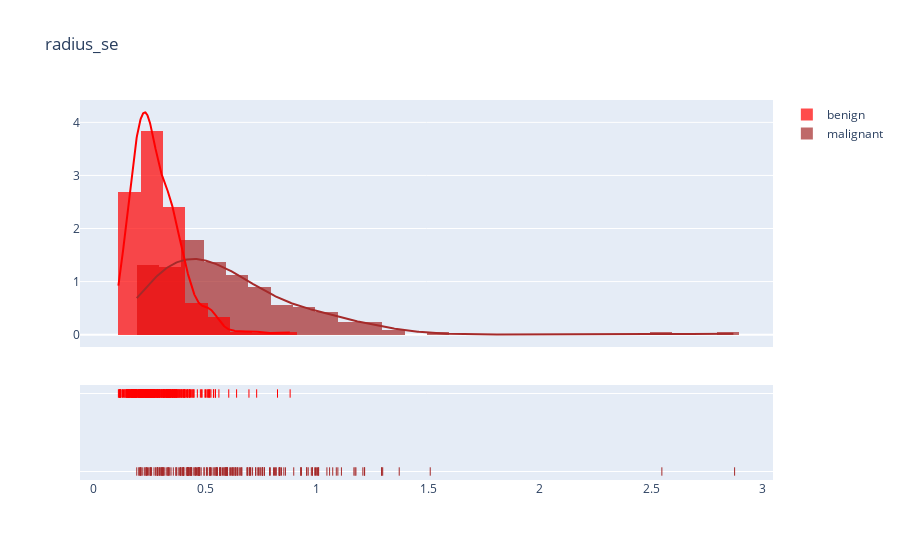
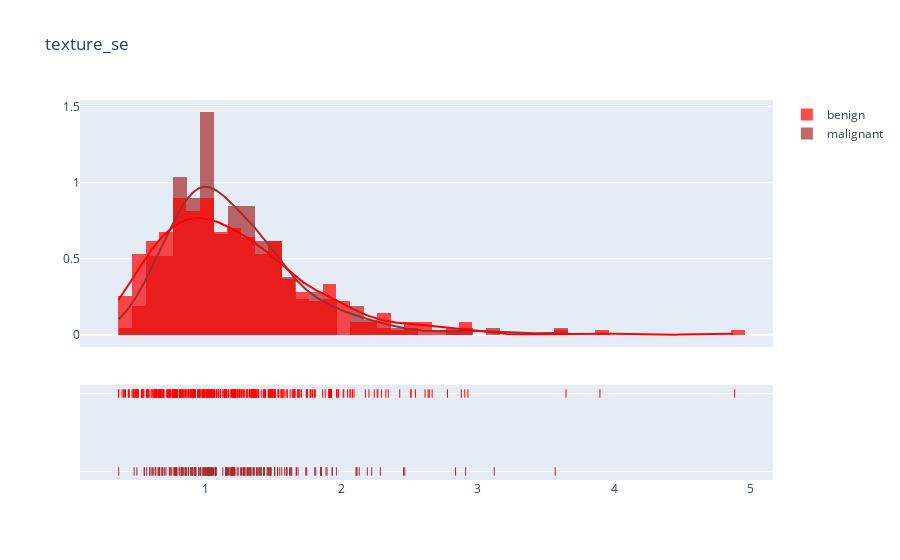

The notebook cell these images were saved under, in order:
### Code cell
#plot distribution 'se'
plot_distribution('radius_se', .1)
plot_distribution('texture_se', .1)
plot_distribution('perimeter_se', .5)
plot_distribution('area_se', 5)

### Figure 1 — Plotly figure (JSON) as saved in the notebook; plotly's stock layout.template omitted (floating-point values rounded to 4 significant figures; data arrays with more than 128 entries replaced by an {"elided": "..."} marker saying what was removed)
{"data": [{"autobinx": false, "histnorm": "probability density", "legendgroup": "malignant", "marker": {"color": "brown"}, "name": "malignant", "opacity": 0.7, "type": "histogram", "x": {"elided": "212 float values"}, "xaxis": "x", "xbins": {"end": 2.873, "size": 0.1, "start": 0.1938}, "yaxis": "y"}, {"autobinx": false, "histnorm": "probability density", "legendgroup": "benign", "marker": {"color": "red"}, "name": "benign", "opacity": 0.7, "type": "histogram", "x": {"elided": "357 float values"}, "xaxis": "x", "xbins": {"end": 0.8811, "size": 0.1, "start": 0.1115}, "yaxis": "y"}, {"legendgroup": "malignant", "marker": {"color": "brown"}, "mode": "lines", "name": "malignant", "showlegend": false, "type": "scatter", "x": {"elided": "500 float values"}, "xaxis": "x", "y": {"elided": "500 float values"}, "yaxis": "y"}, {"legendgroup": "benign", "marker": {"color": "red"}, "mode": "lines", "name": "benign", "showlegend": false, "type": "scatter", "x": {"elided": "500 float values"}, "xaxis": "x", "y": {"elided": "500 float values"}, "yaxis": "y"}, {"legendgroup": "malignant", "marker": {"color": "brown", "symbol": "line-ns-open"}, "mode": "markers", "name": "malignant", "showlegend": false, "type": "scatter", "x": {"elided": "212 float values"}, "xaxis": "x", "y": {"elided": "212 str values"}, "yaxis": "y2"}, {"legendgroup": "benign", "marker": {"color": "red", "symbol": "line-ns-open"}, "mode": "markers", "name": "benign", "showlegend": false, "type": "scatter", "x": {"elided": "357 float values"}, "xaxis": "x", "y": {"elided": "357 str values"}, "yaxis": "y2"}], "layout": {"barmode": "overlay", "hovermode": "closest", "legend": {"traceorder": "reversed"}, "title": {"text": "radius_se"}, "xaxis": {"anchor": "y2", "domain": [0, 1], "zeroline": false}, "yaxis": {"anchor": "free", "domain": [0.35, 1], "position": 0}, "yaxis2": {"anchor": "x", "domain": [0, 0.25], "dtick": 1, "showticklabels": false}}}

### Figure 2 — Plotly figure (JSON) as saved in the notebook; plotly's stock layout.template omitted (floating-point values rounded to 4 significant figures; data arrays with more than 128 entries replaced by an {"elided": "..."} marker saying what was removed)
{"data": [{"autobinx": false, "histnorm": "probability density", "legendgroup": "malignant", "marker": {"color": "brown"}, "name": "malignant", "opacity": 0.7, "type": "histogram", "x": {"elided": "212 float values"}, "xaxis": "x", "xbins": {"end": 3.568, "size": 0.1, "start": 0.3621}, "yaxis": "y"}, {"autobinx": false, "histnorm": "probability density", "legendgroup": "benign", "marker": {"color": "red"}, "name": "benign", "opacity": 0.7, "type": "histogram", "x": {"elided": "357 float values"}, "xaxis": "x", "xbins": {"end": 4.885, "size": 0.1, "start": 0.3602}, "yaxis": "y"}, {"legendgroup": "malignant", "marker": {"color": "brown"}, "mode": "lines", "name": "malignant", "showlegend": false, "type": "scatter", "x": {"elided": "500 float values"}, "xaxis": "x", "y": {"elided": "500 float values"}, "yaxis": "y"}, {"legendgroup": "benign", "marker": {"color": "red"}, "mode": "lines", "name": "benign", "showlegend": false, "type": "scatter", "x": {"elided": "500 float values"}, "xaxis": "x", "y": {"elided": "500 float values"}, "yaxis": "y"}, {"legendgroup": "malignant", "marker": {"color": "brown", "symbol": "line-ns-open"}, "mode": "markers", "name": "malignant", "showlegend": false, "type": "scatter", "x": {"elided": "212 float values"}, "xaxis": "x", "y": {"elided": "212 str values"}, "yaxis": "y2"}, {"legendgroup": "benign", "marker": {"color": "red", "symbol": "line-ns-open"}, "mode": "markers", "name": "benign", "showlegend": false, "type": "scatter", "x": {"elided": "357 float values"}, "xaxis": "x", "y": {"elided": "357 str values"}, "yaxis": "y2"}], "layout": {"barmode": "overlay", "hovermode": "closest", "legend": {"traceorder": "reversed"}, "title": {"text": "texture_se"}, "xaxis": {"anchor": "y2", "domain": [0, 1], "zeroline": false}, "yaxis": {"anchor": "free", "domain": [0.35, 1], "position": 0}, "yaxis2": {"anchor": "x", "domain": [0, 0.25], "dtick": 1, "showticklabels": false}}}
